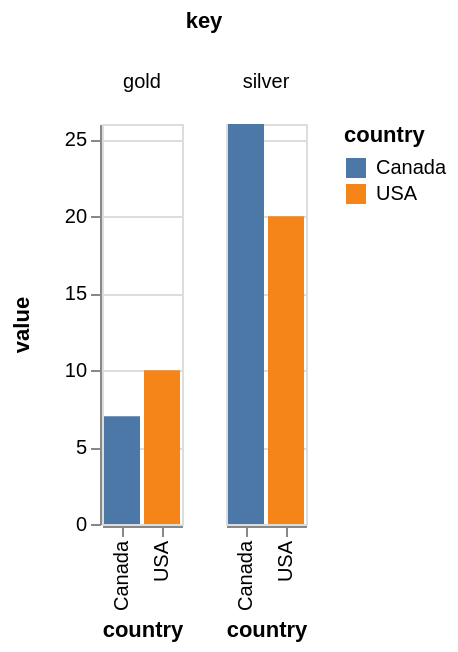

The specification (Vega-Lite) saved for this image:
### Vega specification from a JSON file in a GitHub repository (floating-point values rounded to 4 significant figures)
{"$schema": "https://vega.github.io/schema/vega/v5.json", "autosize": "pad", "padding": 5, "data": [{"name": "source_0", "values": [{"country": "USA", "gold": 10, "silver": 20}, {"country": "Canada", "gold": 7, "silver": 26}]}, {"name": "data_0", "source": "source_0", "transform": [{"type": "fold", "fields": ["gold", "silver"], "as": ["key", "value"]}]}, {"name": "column_domain", "source": "data_0", "transform": [{"type": "aggregate", "groupby": ["key"]}]}], "signals": [{"name": "x_step", "value": 20}, {"name": "child_width", "update": "bandspace(domain('x').length, 0.1, 0.05) * x_step"}, {"name": "child_height", "value": 200}], "layout": {"padding": {"row": 20, "column": 20}, "offset": {"columnTitle": 10}, "columns": {"signal": "length(data('column_domain'))"}, "bounds": "full", "align": "all"}, "marks": [{"name": "column-title", "type": "group", "role": "column-title", "title": {"text": "key", "offset": 10, "style": "guide-title"}}, {"name": "row_header", "type": "group", "role": "row-header", "encode": {"update": {"height": {"signal": "child_height"}}}, "axes": [{"scale": "y", "orient": "left", "grid": false, "title": "value", "labelOverlap": true, "tickCount": {"signal": "ceil(child_height/40)"}, "zindex": 1}]}, {"name": "column_header", "type": "group", "role": "column-header", "from": {"data": "column_domain"}, "sort": {"field": "datum[\"key\"]", "order": "ascending"}, "title": {"text": {"signal": "''+parent[\"key\"]"}, "offset": 10, "style": "guide-label", "frame": "group", "baseline": "middle"}, "encode": {"update": {"width": {"signal": "child_width"}}}}, {"name": "column_footer", "type": "group", "role": "column-footer", "from": {"data": "column_domain"}, "sort": {"field": "datum[\"key\"]", "order": "ascending"}, "encode": {"update": {"width": {"signal": "child_width"}}}, "axes": [{"scale": "x", "orient": "bottom", "grid": false, "title": "country", "labelAlign": "right", "labelAngle": 270, "labelBaseline": "middle", "zindex": 1}]}, {"name": "cell", "type": "group", "style": "cell", "from": {"facet": {"name": "facet", "data": "data_0", "groupby": ["key"]}}, "sort": {"field": ["datum[\"key\"]"], "order": ["ascending"]}, "encode": {"update": {"width": {"signal": "child_width"}, "height": {"signal": "child_height"}}}, "marks": [{"name": "child_marks", "type": "rect", "style": ["bar"], "from": {"data": "facet"}, "encode": {"update": {"fill": [{"test": "datum[\"value\"] === null || isNaN(datum[\"value\"])", "value": null}, {"scale": "color", "field": "country"}], "tooltip": {"signal": "{\"country\": ''+datum[\"country\"], \"value\": format(datum[\"value\"], \"\")}"}, "x": {"scale": "x", "field": "country"}, "width": {"scale": "x", "band": true}, "y": {"scale": "y", "field": "value"}, "y2": {"scale": "y", "value": 0}}}}], "axes": [{"scale": "y", "orient": "left", "gridScale": "x", "grid": true, "tickCount": {"signal": "ceil(child_height/40)"}, "domain": false, "labels": false, "maxExtent": 0, "minExtent": 0, "ticks": false, "zindex": 0}]}], "scales": [{"name": "x", "type": "band", "domain": {"data": "data_0", "field": "country", "sort": true}, "range": {"step": {"signal": "x_step"}}, "paddingInner": 0.1, "paddingOuter": 0.05}, {"name": "y", "type": "linear", "domain": {"data": "data_0", "field": "value"}, "range": [{"signal": "child_height"}, 0], "nice": true, "zero": true}, {"name": "color", "type": "ordinal", "domain": {"data": "data_0", "field": "country", "sort": true}, "range": "category", "interpolate": "hcl"}], "legends": [{"fill": "color", "gradientLength": {"signal": "clamp(child_height, 64, 200)"}, "title": "country", "encode": {"symbols": {"update": {"shape": {"value": "square"}}}}}], "config": {"axisY": {"minExtent": 30}}}
